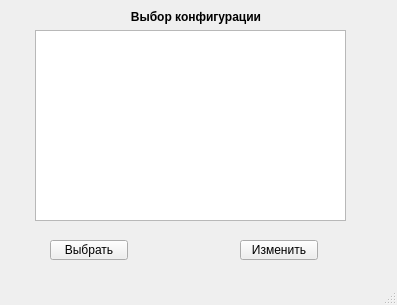
<?xml version="1.0" encoding="UTF-8"?>
<ui version="4.0">
 <class>fmSelectConfig</class>
 <widget class="QMainWindow" name="fmSelectConfig">
  <property name="geometry">
   <rect>
    <x>0</x>
    <y>0</y>
    <width>397</width>
    <height>305</height>
   </rect>
  </property>
  <property name="windowTitle">
   <string>MainWindow</string>
  </property>
  <widget class="QWidget" name="centralwidget">
   <widget class="QTreeWidget" name="twMeas">
    <property name="geometry">
     <rect>
      <x>790</x>
      <y>450</y>
      <width>292</width>
      <height>221</height>
     </rect>
    </property>
    <property name="frameShadow">
     <enum>QFrame::Sunken</enum>
    </property>
    <property name="lineWidth">
     <number>1</number>
    </property>
    <attribute name="headerVisible">
     <bool>false</bool>
    </attribute>
    <column>
     <property name="text">
      <string notr="true">1</string>
     </property>
    </column>
   </widget>
   <widget class="QLabel" name="label">
    <property name="geometry">
     <rect>
      <x>50</x>
      <y>10</y>
      <width>292</width>
      <height>14</height>
     </rect>
    </property>
    <property name="font">
     <font>
      <pointsize>9</pointsize>
      <weight>75</weight>
      <bold>true</bold>
     </font>
    </property>
    <property name="text">
     <string>Выбор конфигурации</string>
    </property>
    <property name="alignment">
     <set>Qt::AlignCenter</set>
    </property>
   </widget>
   <widget class="QToolButton" name="tbDelCh">
    <property name="geometry">
     <rect>
      <x>240</x>
      <y>240</y>
      <width>78</width>
      <height>20</height>
     </rect>
    </property>
    <property name="font">
     <font>
      <pointsize>9</pointsize>
     </font>
    </property>
    <property name="text">
     <string>Изменить</string>
    </property>
    <property name="toolButtonStyle">
     <enum>Qt::ToolButtonTextOnly</enum>
    </property>
    <property name="arrowType">
     <enum>Qt::NoArrow</enum>
    </property>
   </widget>
   <widget class="QListWidget" name="lwVIns_3">
    <property name="geometry">
     <rect>
      <x>35</x>
      <y>30</y>
      <width>311</width>
      <height>191</height>
     </rect>
    </property>
    <property name="selectionMode">
     <enum>QAbstractItemView::MultiSelection</enum>
    </property>
   </widget>
   <widget class="QToolButton" name="tbSave">
    <property name="geometry">
     <rect>
      <x>50</x>
      <y>240</y>
      <width>78</width>
      <height>20</height>
     </rect>
    </property>
    <property name="font">
     <font>
      <pointsize>9</pointsize>
     </font>
    </property>
    <property name="text">
     <string>Выбрать</string>
    </property>
    <property name="toolButtonStyle">
     <enum>Qt::ToolButtonTextOnly</enum>
    </property>
    <property name="arrowType">
     <enum>Qt::NoArrow</enum>
    </property>
   </widget>
  </widget>
  <widget class="QMenuBar" name="menubar">
   <property name="geometry">
    <rect>
     <x>0</x>
     <y>0</y>
     <width>397</width>
     <height>21</height>
    </rect>
   </property>
  </widget>
  <widget class="QStatusBar" name="statusbar"/>
 </widget>
 <resources/>
 <connections/>
</ui>
